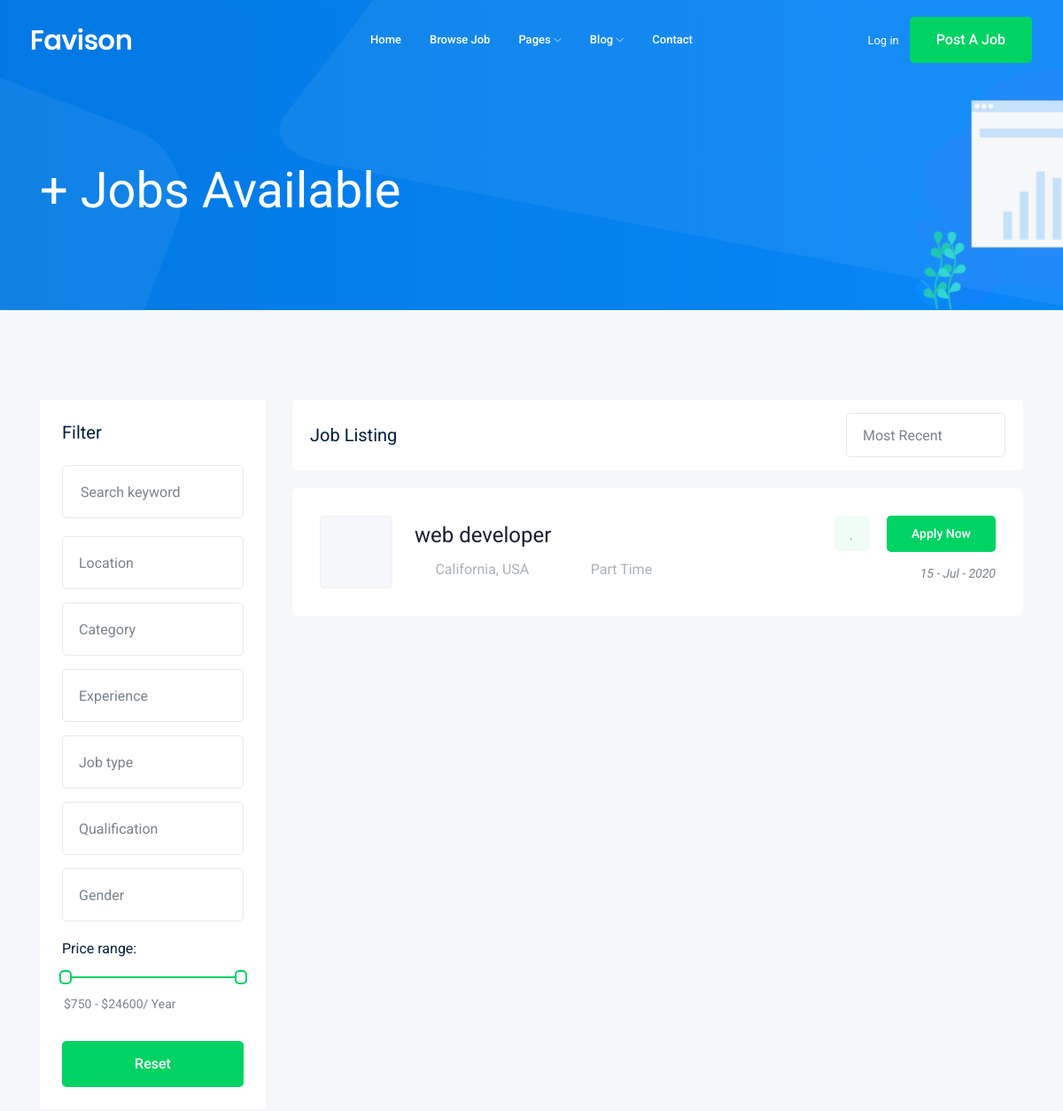
Before: /jobs/?page=2 (upper part) with the older database file.
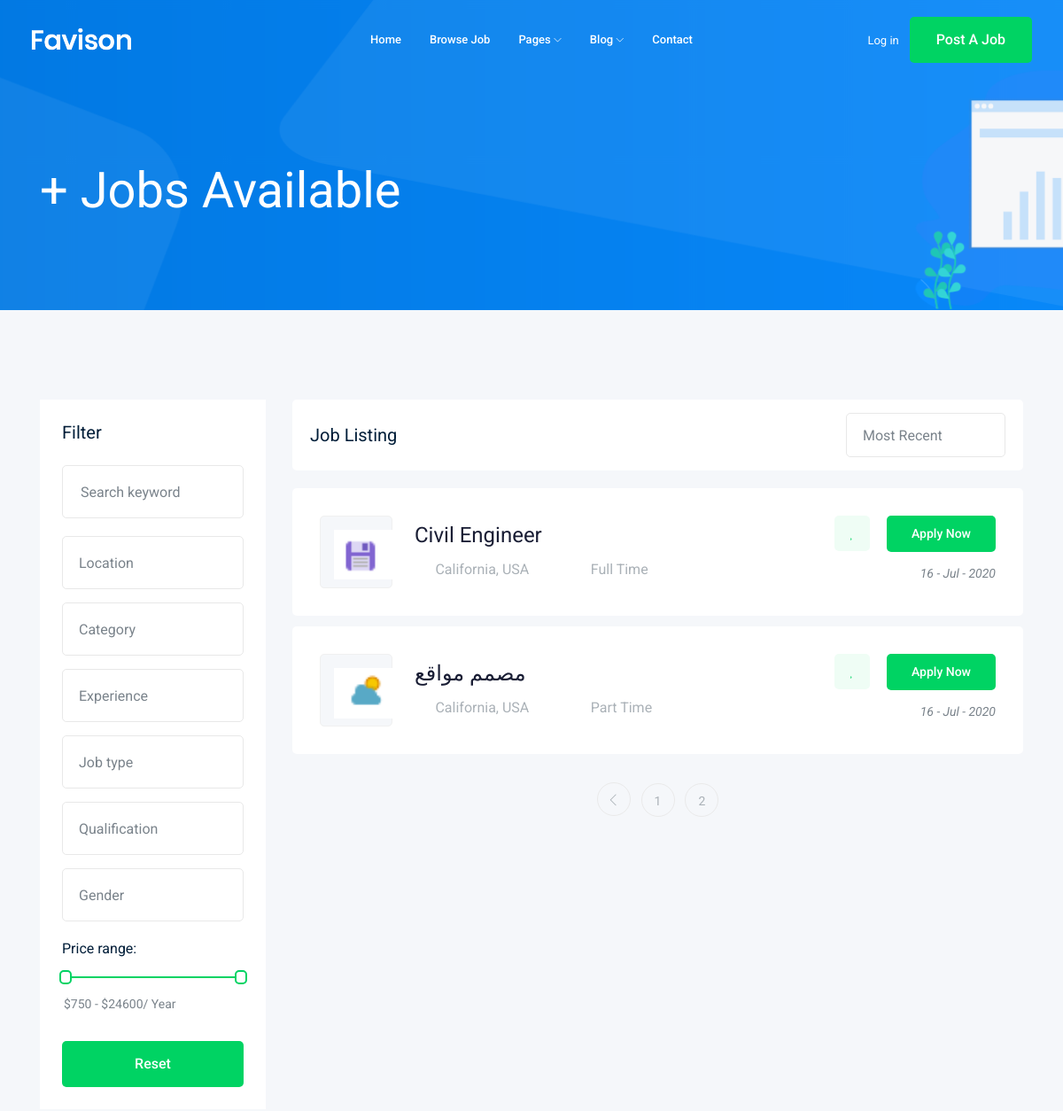
After: the same page with the newer database file.
### job/models.py (models this page shows, shortened)
class Job(models.Model):
    Type_Of_Job = (
    ('Part Time','Part Time'),
    ('Full Time','Full_Time'),
    )
    title = models.CharField(max_length=200)
    owner = models.ForeignKey(User,on_delete=models.CASCADE)
    job_type = models.CharField(max_length=20,choices=Type_Of_Job)
    description = models.TextField(max_length=1000)
    published_at = models.DateTimeField(auto_now=True)
    vacancy = models.IntegerField(default=0)
    salary = models.IntegerField(default=1)
    experience = models.IntegerField(default=0)
    category = models.ForeignKey('Category',on_delete = models.CASCADE)
    image = models.ImageField(upload_to='jobs')
    slug = models.SlugField(null = True,blank = True)
    def __str__(self):
        return (self.title)

### job/views.py (the view)
# urls.py: path('',views.job_list),
def job_list(request):
    job_list = Job.objects.all()
    paginator = Paginator(job_list, 2) # Show 25 contacts per page.
    page_number = request.GET.get('page')
    page_obj = paginator.get_page(page_number)
    context = {'jobs': page_obj}
    return render(request,'job/job_list.html',context)

### job/templates/job/job_list.html (shortened to what this page needs)
{% extends 'base.html' %}
    {% block body %}
    <div class="bradcam_area bradcam_bg_1">
        <div class="container">
            <div class="row">
                <div class="col-xl-12">
                    <div class="bradcam_text">
                        <h3>{{jobs.count}}+ Jobs Available</h3>
                    </div>
                </div>
            </div>
        </div>
    </div>
    <div class="job_listing_area plus_padding">
        <div class="container">
            <div class="row">
                <div class="col-lg-3">
                    <div class="job_filter white-bg">
                        <div class="form_inner white-bg">
                            <h3>Filter</h3>
                            <form action="#">
                                <div class="row">
                                    <div class="col-lg-12">
                                        <div class="single_field">
                                            <input type="text" placeholder="Search keyword">
                                        </div>
                                    </div>
                                    <div class="col-lg-12">
                                    </div>
                                    <div class="col-lg-12">
                                    </div>
                                    <div class="col-lg-12">
                                    </div>
                                    <div class="col-lg-12">
                                    </div>
                                    <div class="col-lg-12">
                                    </div>
                                    <div class="col-lg-12">
                                    </div>
                                </div>
                            </form>
                        </div>
                        <div class="range_wrap">
                            <label for="amount">Price range:</label>
                            <div id="slider-range"></div>
                            <p>
                                <input type="text" id="amount" readonly style="border:0; color:#7A838B; font-size: 14px; font-weight:400;">
                            </p>
                        </div>
                        <div class="reset_btn">
                            <button  class="boxed-btn3 w-100" type="submit">Reset</button>
                        </div>
                    </div>
                </div>
                <div class="col-lg-9">
                    <div class="recent_joblist_wrap">
                        <div class="recent_joblist white-bg ">
                            <div class="row align-items-center">
                                <div class="col-md-6">
                                    <h4>Job Listing</h4>
                                </div>
                                <div class="col-md-6">
                                    <div class="serch_cat d-flex justify-content-end">
                                    </div>
                                </div>
                            </div>
                        </div>
                    </div>
                    <div class="job_lists m-0">
                        <div class="row">
                            {% for job in jobs %}
                            <div class="col-lg-12 col-md-12">
                                <div class="single_jobs white-bg d-flex justify-content-between">
                                    <div class="jobs_left d-flex align-items-center">
                                        <div class="thumb">
                                            <img src="{{job.image.url}}" alt="">
                                        </div>
                                        <div class="jobs_conetent">
                                            <a href="{{job.slug}}"><h4> {{job}}</h4></a>
                                            <div class="links_locat d-flex align-items-center">
                                                <div class="location">
                                                    <p> <i class="fa fa-map-marker"></i> California, USA</p>
                                                </div>
                                                <div class="location">
                                                    <p> <i class="fa fa-clock-o"></i>{{job.job_type}}</p>
                                                </div>
                                            </div>
                                        </div>
                                    </div>
                                    <div class="jobs_right">
                                        <div class="apply_now">
                                            <a class="heart_mark" href="#"> <i class="fa fa-heart"></i> </a>
                                            <a href="job_details.html" class="boxed-btn3">Apply Now</a>
                                        </div>
                                        <div class="date">
                                            <p>{{job.published_at|date:"d - M - o"}}</p>
                                        </div>
                                    </div>
                                </div>
                            </div>
                            {% endfor %}
                        </div>
                        {% if jobs.has_other_pages %}
                        <div class="row">
                            <div class="col-lg-12">
                                <div class="pagination_wrap">
                                    <ul>
                                        {% if jobs.has_previous %}
                                        <li><a href="?page={{ page_obj.previous_page_number }}"> <i class="ti-angle-left"></i> </a></li>
                                        {% endif %}
                                        {% for i in jobs.paginator.page_range %}
                                        <li><a href="?page={{i}}"><span>{{i}}</span></a></li>
                                        {% endfor %}
                                    </ul>
                                </div>
                            </div>
                        </div>
                        {% endif %}
                    </div>
                </div>
            </div>
        </div>
    </div>
    {% endblock body %}

### templates/base.html (shortened to what this page needs)
<!doctype html>
{% load static %}
<html class="no-js" lang="zxx">
<head>
    <link rel="stylesheet" href="{% static 'css/bootstrap.min.css' %}">
    <link rel="stylesheet" href="{% static 'css/owl.carousel.min.css' %}">
    <link rel="stylesheet" href="{% static 'css/magnific-popup.css' %}">
    <link rel="stylesheet" href="{% static 'css/font-awesome.min.css' %}">
    <link rel="stylesheet" href="{% static 'css/themify-icons.css' %}">
    <link rel="stylesheet" href="{% static 'css/nice-select.css' %}">
    <link rel="stylesheet" href="{% static 'css/flaticon.css' %}">
    <link rel="stylesheet" href="{% static 'css/jquery-ui.css' %}">
    <link rel="stylesheet" href="{% static 'css/gijgo.css' %}">
    <link rel="stylesheet" href="{% static 'css/animate.min.css' %}">
    <link rel="stylesheet" href="{% static 'css/slicknav.css' %}">
    <link rel="stylesheet" href="{% static 'css/style.css' %}">
</head>
<body>
    <header>
        <div class="header-area ">
            <div id="sticky-header" class="main-header-area">
                <div class="container-fluid ">
                    <div class="header_bottom_border">
                        <div class="row align-items-center">
                            <div class="col-xl-3 col-lg-2">
                                <div class="logo">
                                    <a href="index.html">
                                        <img src="img/logo.png" alt="">
                                    </a>
                                </div>
                            </div>
                            <div class="col-xl-6 col-lg-7">
                                <div class="main-menu  d-none d-lg-block">
                                    <nav>
                                        <ul id="navigation">
                                            <li><a href="index.html">home</a></li>
                                            <li><a href="jobs.html">Browse Job</a></li>
                                            <li><a href="#">pages <i class="ti-angle-down"></i></a>
                                            </li>
                                            <li><a href="#">blog <i class="ti-angle-down"></i></a>
                                            </li>
                                            <li><a href="contact.html">Contact</a></li>
                                        </ul>
                                    </nav>
                                </div>
                            </div>
                            <div class="col-xl-3 col-lg-3 d-none d-lg-block">
                                <div class="Appointment">
                                    <div class="phone_num d-none d-xl-block">
                                        <a href="#">Log in</a>
                                    </div>
                                    <div class="d-none d-lg-block">
                                        <a class="boxed-btn3" href="add">Post a Job</a>
                                    </div>
                                </div>
                            </div>
                            <div class="col-12">
                            </div>
                        </div>
                    </div>
                </div>
            </div>
        </div>
    </header>
{% block body %}
{% endblock body %}
</body>
</html>

Changed rows visible on the page:
no longer on this page (row edited): Job: title "web developer", job_type "Part Time", published_at "15 - Jul - 2020"
added Job: image (picture), title "Civil Engineer", job_type "Full Time", published_at "16 - Jul - 2020"
added Job: image (picture), title "مصمم مواقع", job_type "Part Time", published_at "16 - Jul - 2020"
Other visible differences:
new list line: "1"
new list line: "2"
